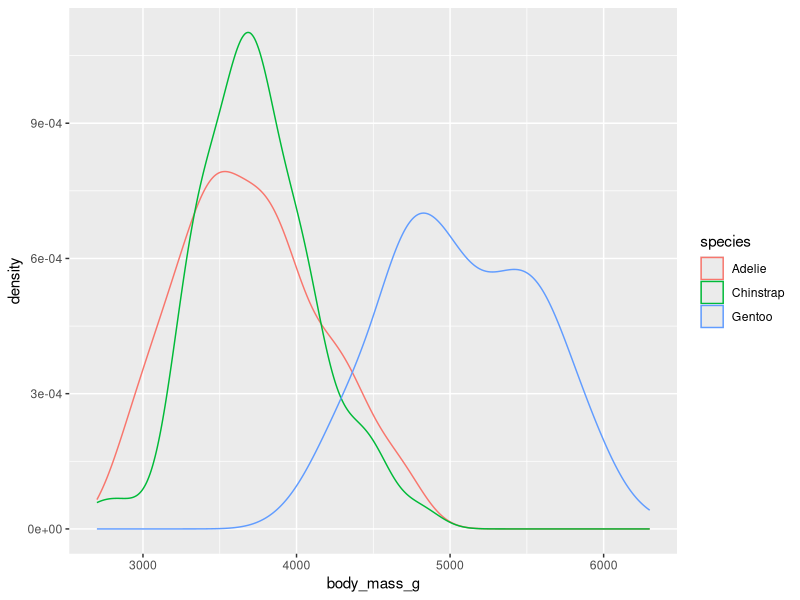

The R script that drew this image:
## ---- chunk 1
knitr::opts_chunk$set(echo = TRUE)
## ---- chunk 2
install.packages("palmerpenguins")
library (palmerpenguins)
library(tidyverse)

View(penguins)
dim(penguins)
ncol(penguins)
head(penguins)
?penguins
## ---- chunk 3
ggplot(penguins)+
  geom_density(mapping = aes(x=body_mass_g, color=species))
